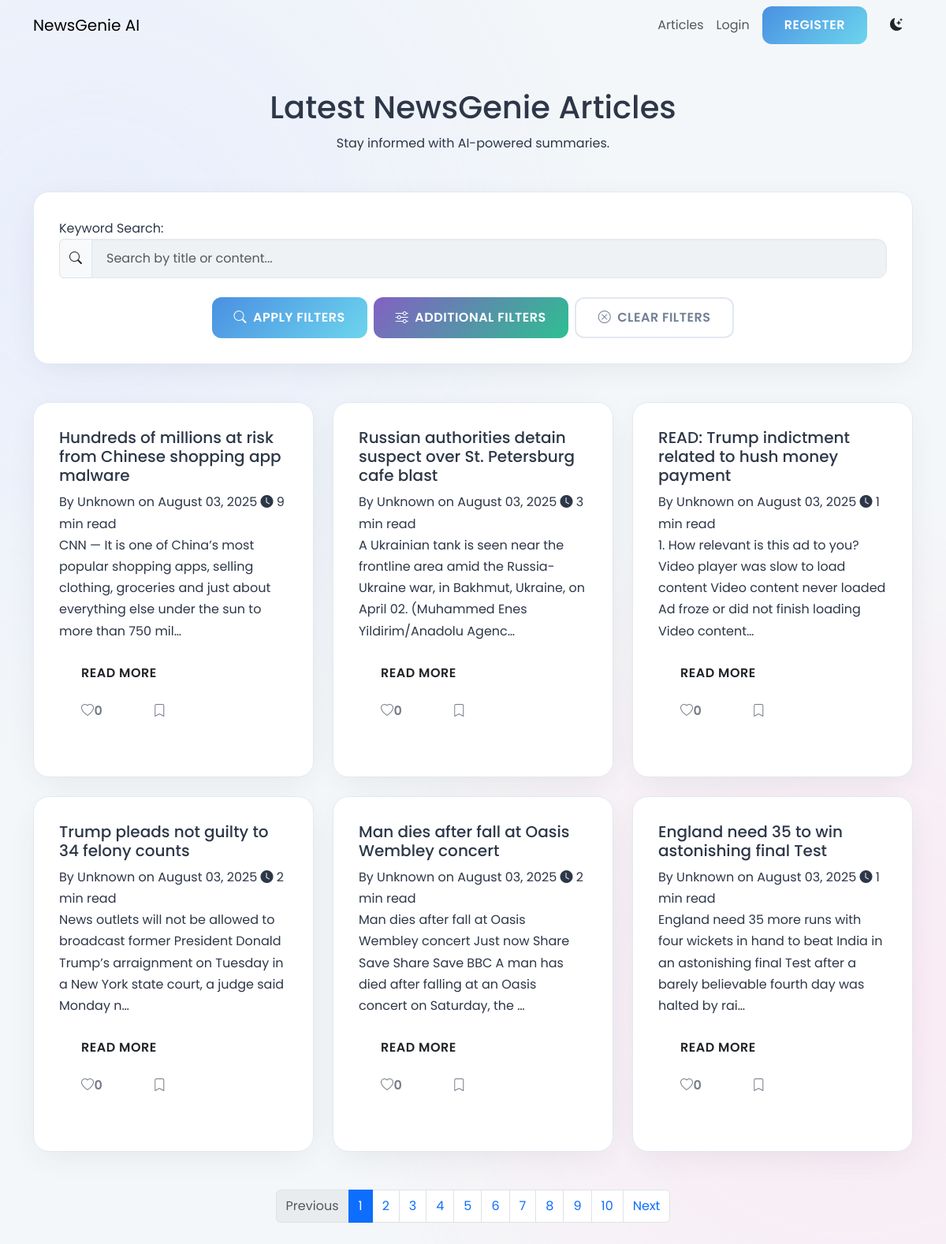
The app's page /articles/ with its own data.
### news/models.py (models this page shows, shortened)
class Article(models.Model):
    title = models.CharField(max_length=255)
    author = models.CharField(max_length=100, default="Unknown")
    content = models.TextField()
    url = models.URLField(unique=True)
    source = models.CharField(max_length=100)
    published_at = models.DateTimeField()
    summary = models.TextField(blank=True, null=True)
    category = models.ManyToManyField(Category, related_name='articles')
    approved = models.BooleanField(default=False)
    audio_file = models.FileField(upload_to='news_audio/', blank=True, null=True)
    reading_time = models.PositiveIntegerField(
        default=0,
        help_text="Estimated reading time in minutes"
    )
    @property
    def total_likes(self):
        return self.likes.count()
    def approved_status(self):
        return self.approved
    approved_status.boolean = True
    approved_status.short_description = "Approved"

### news/views.py (the view)
# urls.py: path('articles/', views.article_list, name="article_list"), # MODIFIED: Articles page moved to /articles/
@cache_page(60 * 15)
@vary_on_cookie # THIS IS THE FIX: It tells the cache to be user-aware
def article_list(request):
    category_filter = request.GET.get("category", "All")
    query = request.GET.get("q", "")
    start_date_str = request.GET.get("start_date")
    end_date_str = request.GET.get("end_date")
    min_likes_str = request.GET.get("min_likes")
    min_comments_str = request.GET.get("min_comments")
    sort_by = request.GET.get("sort_by", "-published_at")
    articles = Article.objects.filter(approved=True)
    if category_filter and category_filter != "All":
        articles = articles.filter(category__name__iexact=category_filter)
    if query:
        articles = articles.filter(Q(title__icontains=query) | Q(content__icontains=query))
    if start_date_str:
        try:
            start_date = datetime.strptime(start_date_str, '%Y-%m-%d').date()
            articles = articles.filter(published_at__date__gte=start_date)
        except ValueError:
            pass
    if end_date_str:
        try:
            end_date = datetime.strptime(end_date_str, '%Y-%m-%d').date()
            articles = articles.filter(published_at__date__lte=end_date)
        except ValueError:
            pass
    if min_likes_str or min_comments_str or sort_by in ["most_popular_likes", "most_popular_comments"]:
        articles = articles.annotate(
            like_count=Count('likes', distinct=True),
            comment_count=Count('comments', distinct=True)
        )
    if min_likes_str:
        try:
            min_likes = int(min_likes_str)
            articles = articles.filter(like_count__gte=min_likes)
        except (ValueError, TypeError):
            pass
    if min_comments_str:
        try:
            min_comments = int(min_comments_str)
            articles = articles.filter(comment_count__gte=min_comments)
        except (ValueError, TypeError):
            pass
    if sort_by == "most_popular_likes":
        articles = articles.order_by('-like_count', '-published_at')
    elif sort_by == "most_popular_comments":
        articles = articles.order_by('-comment_count', '-published_at')
    else:
        articles = articles.order_by(sort_by)
    paginator = Paginator(articles, 6)
    page_number = request.GET.get("page")
    page_obj = paginator.get_page(page_number)
    if request.user.is_authenticated:
        page_article_ids = [article.id for article in page_obj]
        liked_articles_ids = set(ArticleLike.objects.filter(user=request.user, article__id__in=page_article_ids).values_list('article__id', flat=True))
        bookmarked_articles_ids = set(Bookmark.objects.filter(user=request.user, article__id__in=page_article_ids).values_list('article__id', flat=True))
        for article in page_obj:
            article.is_liked_by_user = article.id in liked_articles_ids
            article.is_bookmarked_by_user = article.id in bookmarked_articles_ids
    else:
        for article in page_obj:
            article.is_liked_by_user = False
            article.is_bookmarked_by_user = False
    categories = Category.objects.all()
    context = {
        "articles": page_obj,
        "categories": categories,
        "current_category": category_filter,
        "search_query": query,
        "start_date": start_date_str,
        "end_date": end_date_str,
        "min_likes": min_likes_str,
        "min_comments": min_comments_str,
        "sort_by": sort_by,
        "is_paginated": page_obj.has_other_pages(),
        "page_obj": page_obj,
    }
    return render(request, "news/article_list.html", context)

### news/templatetags/custom_filters.py (called while the page is built)
@register.simple_tag(takes_context=True)
def url_replace(context, **kwargs):
    d = context['request'].GET.copy()
    for k, v in kwargs.items():
        d[k] = v
    for k in [key for key, value in d.items() if not value]:
        del d[k]
    return d.urlencode() # Use urlencode directly from QueryDict

### news/templates/news/article_list.html (shortened to what this page needs)
{% extends 'news/base.html' %}
{% load static %}
{% load custom_filters %}
{% block content %}
<div class="page-header-section text-center mb-5">
    <h1 class="page-title-heading">Latest NewsGenie Articles</h1>
    <p class="page-subtitle-text">Stay informed with AI-powered summaries.</p>
</div>
<div class="advanced-filter-sort-container app-card mb-5">
    <form method="GET" action="{% url 'news:article_list' %}" class="filter-sort-form">
        <div class="row g-3">
            <div class="col-12">
                <label for="searchInput" class="form-label-custom">Keyword Search:</label>
                <div class="input-group">
                    <span class="input-group-text"><i class="bi bi-search"></i></span>
                    <input type="text" name="q" id="searchInput" class="form-control app-input-field" placeholder="Search by title or content..." value="{{ search_query }}">
                </div>
            </div>
        </div>
        <div class="text-center mt-4 d-flex flex-wrap justify-content-center gap-2">
            <button type="submit" class="btn app-btn primary-btn"><i class="bi bi-search me-2"></i> Apply Filters</button>
            <button class="btn app-btn secondary-btn" type="button" data-bs-toggle="collapse" data-bs-target="#additionalFilters" aria-expanded="false" aria-controls="additionalFilters">
                <i class="bi bi-sliders me-2"></i> Additional Filters
            </button>
            <a href="{% url 'news:article_list' %}" class="btn app-btn outline-btn"><i class="bi bi-x-circle me-2"></i> Clear Filters</a>
        </div>
    </form>
</div>
<div class="row row-cols-1 row-cols-md-2 row-cols-lg-3 g-4 article-grid">
    {% for article in articles %}
    <div class="col">
        <div class="app-card article-card h-100">
            <div class="card-body d-flex flex-column">
                <h5 class="card-title-article">{{ article.title }}</h5>
                <div class="card-meta-info">
                    <span>By {{ article.author }} on {{ article.published_at|date:"F d, Y" }}</span>
                    <span class="reading-time"><i class="bi bi-clock-fill"></i> {{ article.reading_time }} min read</span>
                </div>
                <p class="card-text-summary">{{ article.summary|default:article.content|truncatechars:150 }}</p>
                <div class="article-actions">
                    <a href="{% url 'news:detail' article.pk %}" class="btn app-btn read-more-btn">Read More</a>
                    <div class="d-flex gap-2 button-group-actions">
                        <button class="btn app-btn icon-btn like-btn {% if article.is_liked_by_user %}liked{% endif %}" data-article-id="{{ article.pk }}" {% if not user.is_authenticated %}disabled title="Login to like" {% endif %}>
                            <i class="bi {% if article.is_liked_by_user %}bi-heart-fill{% else %}bi-heart{% endif %}"></i>
                            <span class="like-count">{{ article.total_likes }}</span>
                        </button>
                        <button class="btn app-btn icon-btn bookmark-btn {% if article.is_bookmarked_by_user %}bookmarked{% endif %}" data-article-id="{{ article.pk }}" {% if not user.is_authenticated %}disabled title="Login to bookmark" {% endif %}>
                            <i class="bi {% if article.is_bookmarked_by_user %}bi-bookmark-fill{% else %}bi-bookmark{% endif %}"></i>
                        </button>
                    </div>
                </div>
            </div>
            <div class="card-footer article-card-footer">
                {% for category in article.category.all %}
                    <span class="badge category-pill-small me-1">{{ category.name }}</span>
                {% endfor %}
            </div>
        </div>
    </div>
    {% empty %}
    <div class="col-12 text-center py-5">
        <p class="lead">No articles found matching your criteria.</p>
    </div>
    {% endfor %}
</div>
{% if articles.has_other_pages %}
<nav aria-label="Page navigation" class="mt-5">
    <ul class="pagination justify-content-center app-pagination">
        {% if articles.has_previous %}
            <li class="page-item">
                <a class="page-link" href="?{% url_replace page=articles.previous_page_number %}">Previous</a>
            </li>
        {% else %}
            <li class="page-item disabled"><span class="page-link">Previous</span></li>
        {% endif %}
        {% for i in articles.paginator.page_range %}
            {% if articles.number == i %}
                <li class="page-item active"><span class="page-link">{{ i }}</span></li>
            {% else %}
                <li class="page-item">
                    <a class="page-link" href="?{% url_replace page=i %}">{{ i }}</a>
                </li>
            {% endif %}
        {% endfor %}
        {% if articles.has_next %}
            <li class="page-item">
                <a class="page-link" href="?{% url_replace page=articles.next_page_number %}">Next</a>
            </li>
        {% else %}
            <li class="page-item disabled"><span class="page-link">Next</span></li>
        {% endif %}
    </ul>
</nav>
{% endif %}
{% endblock %}

### templates/news/base.html (shortened to what this page needs)
{% load static %}
<!DOCTYPE html>
<html lang="en">
<head>
    <link href="https://cdn.jsdelivr.net/npm/bootstrap@5.3.0/dist/css/bootstrap.min.css" rel="stylesheet">
    <link rel="stylesheet" href="https://cdn.jsdelivr.net/npm/bootstrap-icons@1.10.5/font/bootstrap-icons.css">
    <link rel="stylesheet" href="{% static 'css/newsgenie.css' %}">
</head>
<body class="{{ request.COOKIES.theme|default:'light' }}-mode">
    <header class="app-navbar navbar navbar-expand-lg sticky-top">
        <div class="container">
            <a class="navbar-brand navbar-brand-custom" href="{% url 'news:homepage' %}">NewsGenie AI</a>
            <div class="collapse navbar-collapse" id="navbarNav">
                <ul class="navbar-nav ms-auto align-items-center">
                    <li class="nav-item">
                        <a class="nav-link nav-link-custom" href="{% url 'news:article_list' %}">Articles</a>
                    </li>
                    {% if user.is_authenticated %}
                        <li class="nav-item dropdown">
                            <a class="nav-link nav-link-custom dropdown-toggle" href="#" id="navbarDropdown" role="button" data-bs-toggle="dropdown" aria-expanded="false">
                                <i class="bi bi-person-circle me-1"></i>
                                {{ user.username }}
                                <span class="streak-indicator ms-2">
                                    <i class="bi bi-fire"></i> {{ user.profile.streak_count }}
                                </span>
                            </a>
                            <ul class="dropdown-menu dropdown-menu-end app-dropdown-menu" aria-labelledby="navbarDropdown">
                                <li><a class="dropdown-item dropdown-item-custom" href="{% url 'news:preferences' %}"><i class="bi bi-sliders"></i> Preferences</a></li>
                                <li><a class="dropdown-item dropdown-item-custom" href="{% url 'news:recommendations' %}"><i class="bi bi-magic"></i> Recommendations</a></li>
                                <li><a class="dropdown-item dropdown-item-custom" href="{% url 'news:history' %}"><i class="bi bi-clock-history"></i> Reading History</a></li>
                                <li><a class="dropdown-item dropdown-item-custom" href="{% url 'news:bookmarks' %}"><i class="bi bi-bookmark-heart-fill"></i> My Bookmarks</a></li>
                                <li><hr class="dropdown-divider"></li>
                                <li><a class="dropdown-item dropdown-item-custom" href="{% url 'users:logout' %}"><i class="bi bi-box-arrow-right"></i> Logout</a></li>
                            </ul>
                        </li>
                    {% else %}
                        <li class="nav-item">
                            <a class="nav-link nav-link-custom" href="{% url 'users:login' %}">Login</a>
                        </li>
                        <li class="nav-item">
                            <a class="btn app-btn primary-btn ms-2" href="{% url 'users:register' %}">Register</a>
                        </li>
                    {% endif %}
                    <li class="nav-item ms-3">
                        <button id="theme-toggle" class="btn theme-toggle-btn">
                            <i class="bi bi-moon-stars-fill"></i>
                        </button>
                    </li>
                </ul>
            </div>
        </div>
    </header>
    <main class="container my-5 app-content-wrapper">
        {% block content %}{% endblock %}
    </main>
</body>
</html>

### records on screen
Article: title "Hundreds of millions at risk from Chinese shopping app malware", author "Unknown", published_at "August 03, 2025", reading_time "9", summary "CNN — It is one of China’s most popular shopping apps, selling clothing, groceries and just about everything else under the sun to more than 750 mil…", total_likes "0"
Article: title "Russian authorities detain suspect over St. Petersburg cafe blast", author "Unknown", published_at "August 03, 2025", reading_time "3", summary "A Ukrainian tank is seen near the frontline area amid the Russia-Ukraine war, in Bakhmut, Ukraine, on April 02. (Muhammed Enes Yildirim/Anadolu Agenc…", total_likes "0"
Article: title "READ: Trump indictment related to hush money payment", author "Unknown", published_at "August 03, 2025", reading_time "1", summary "1. How relevant is this ad to you? Video player was slow to load content Video content never loaded Ad froze or did not finish loading Video content…", total_likes "0"
Article: title "Trump pleads not guilty to 34 felony counts", author "Unknown", published_at "August 03, 2025", reading_time "2", summary "News outlets will not be allowed to broadcast former President Donald Trump’s arraignment on Tuesday in a New York state court, a judge said Monday n…", total_likes "0"
Article: title "Man dies after fall at Oasis Wembley concert", author "Unknown", published_at "August 03, 2025", reading_time "2", summary "Man dies after fall at Oasis Wembley concert Just now Share Save Share Save BBC A man has died after falling at an Oasis concert on Saturday, the …", total_likes "0"
Article: title "England need 35 to win astonishing final Test", author "Unknown", published_at "August 03, 2025", reading_time "1", summary "England need 35 more runs with four wickets in hand to beat India in an astonishing final Test after a barely believable fourth day was halted by rai…", total_likes "0"

### other values on screen
{{ i }} "1"
{{ i }} "2" "3" "4" "5" "6" "7" "8" "9" "10"
